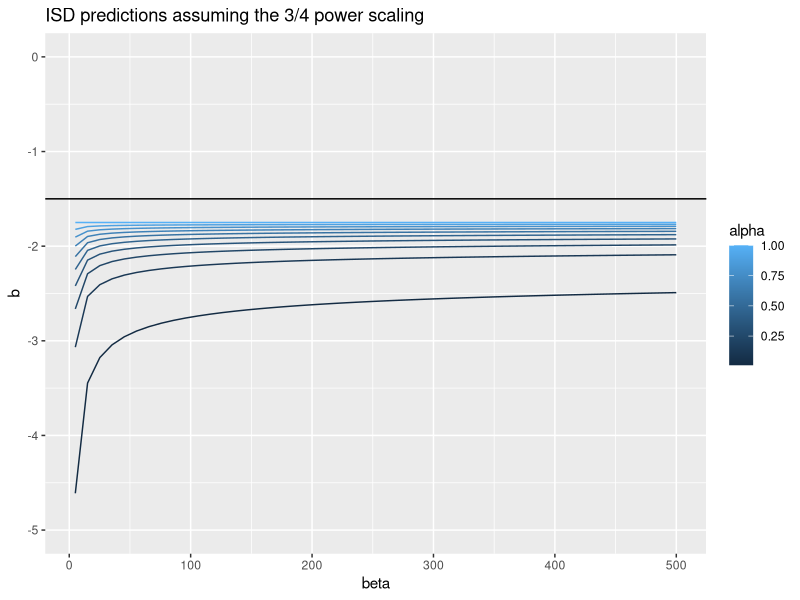
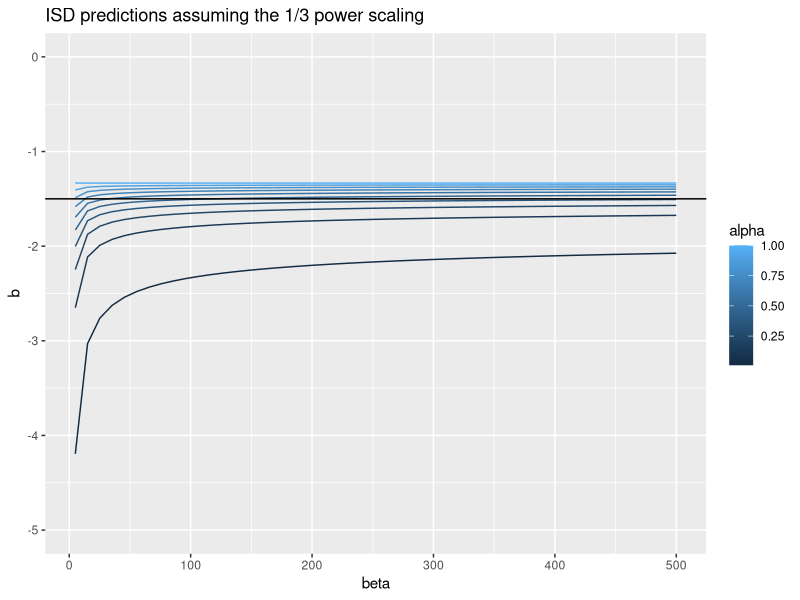

Source code (R) for these figures, in order:
## ---- chunk 1
knitr::opts_chunk$set(
	echo = FALSE,
	message = FALSE,
	warning = FALSE
)
library(tidyverse)
## ---- chunk 2
alpha = seq(0.01,1, length.out = 10)
beta = seq(5, 500, length.out = 50)


simulations = tibble(alpha = alpha) %>% 
  expand_grid(beta = beta) %>% 
  mutate(b = (log(alpha)/log(beta)) - 3/4 - 1)


simulations %>% 
  ggplot(aes(x = beta, y = b, color = alpha)) + 
  geom_line(aes(group = alpha)) +
  ylim(-5, 0) +
  geom_hline(yintercept = -1.5) +
  labs(title = "ISD predictions assuming the 3/4 power scaling")
## ---- chunk 3
alpha = seq(0.01,1, length.out = 10)
beta = seq(5, 500, length.out = 50)


simulations = tibble(alpha = alpha) %>% 
  expand_grid(beta = beta) %>% 
  mutate(b = (log(alpha)/log(beta)) - 1/3 - 1)


simulations %>% 
  ggplot(aes(x = beta, y = b, color = alpha)) + 
  geom_line(aes(group = alpha)) +
  ylim(-5, 0) +
  geom_hline(yintercept = -1.5) +
  labs(title = "ISD predictions assuming the 1/3 power scaling")
